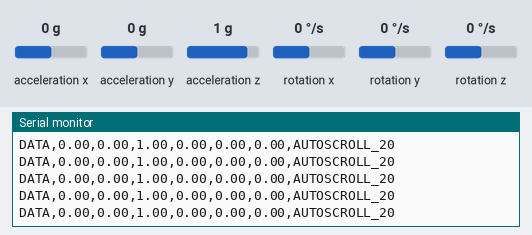
This sketch was run on a simulated Arduino Nano, built for the host (arithmetic inside an expression is 32-bit, double 64-bit). Parts: the last lines printed to the serial monitor. The inputs (shaded band) are chosen by the test bench; at power-on: rotation x 0 °/s, rotation y 0 °/s, rotation z 0 °/s, acceleration x 0 g, acceleration y 0 g, acceleration z 1 g.

Above: at 1.2 s.
1.3 s: rotation x set to -2 °/s
At 1.35 s:
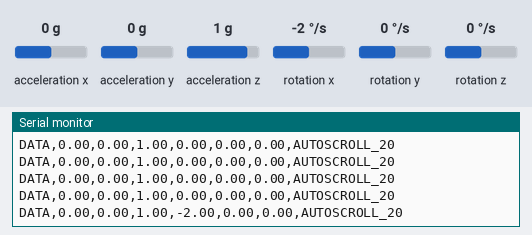
2.8 s: rotation y set to -192 °/s
At 2.88 s:
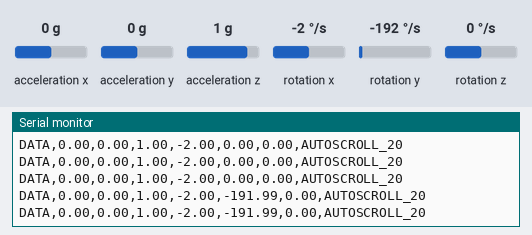
5.8 s: rotation z set to -2 °/s
At 5.81 s:
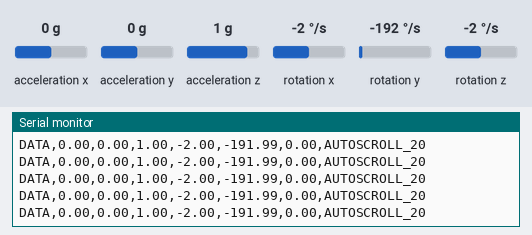
11.8 s: rotation y set to -2 °/s
At 11.82 s:
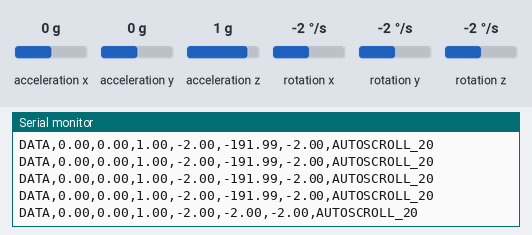
14.8 s: rotation y set to 1 °/s
At 14.8 s:
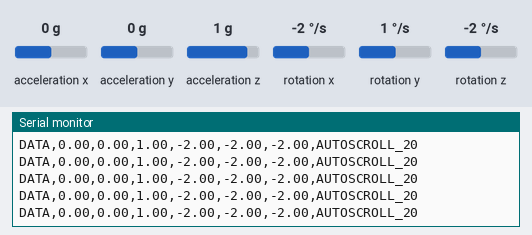
Timing chart, 0 to 17.8 s (numbered marks = the images above; inputs shaded):
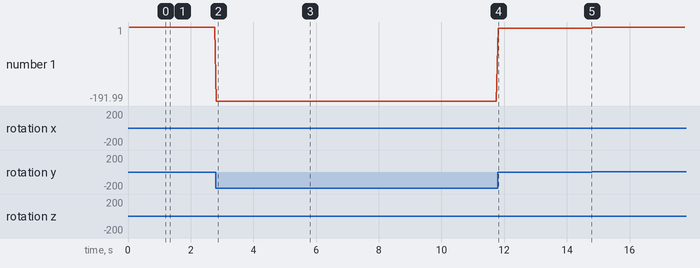

Measured:
- after the input at 1.3 s, the serial monitor: prints a new line at once (image 1)
- after the input at 2.8 s, the serial monitor: prints a new line at once (image 2)
- after the input at 11.8 s, the serial monitor: prints a new line at once (image 4)
- plotted number 1: 0 → -191.99 after the input at 2.8 s

The sketch:

Version_2_gyroscope_accelerometer_calibration.ino
```cpp
#include <CurieIMU.h>
#include <MadgwickAHRS.h>

Madgwick filter;
unsigned long microsPerReading, microsPrevious;
float accelScale, gyroScale;

float rollstart, pitchstart, headingstart;

void setup() {
  Serial.begin(9600);

  // start the IMU and filter
  CurieIMU.begin();
  CurieIMU.setGyroRate(25); //set sampling rate 25Hz
  CurieIMU.setAccelerometerRate(25); //set sampling rate 25Hz
  filter.begin(25); //converts raw data into 4-dimensional numbers

  // Set the accelerometer range to 2G
  CurieIMU.setAccelerometerRange(2); //acceleration is +/- 2G i.e. 1g = 9.8m/s2
  // Set the gyroscope range to 250 degrees/second
  CurieIMU.setGyroRange(250); //angular range is +/- 250 degrees per second

  // initialize variables to pace updates to correct rate
  microsPerReading = 1000000 / 25; //micro seconds needed per reading (period)
  microsPrevious = micros(); //micros() returns number of microseconds since Arduino start running current program. goes back to 0 (overflow) in arond 70 mins

  Serial.println("CLEARSHEET"); // clears starting at row 1

  Serial.println("LABEL,aix,aiy,aiz,gix,giy,giz");

}

void loop() {
  int aix, aiy, aiz;
  int gix, giy, giz;
  float ax, ay, az;
  float gx, gy, gz;
  float roll, pitch, heading;
  unsigned long microsNow;


  int aixstart, aiystart, aizstart;
  int gixstart, giystart, gizstart;
  float axstart, aystart, azstart;
  float gxstart, gystart, gzstart;


  // check if it's time to read data and update the filter
  microsNow = micros();

  /*if(microsNow < 5000000)
  {if(microsNow - microsPrevious >= microsPerReading)
    {
     microsPrevious = microsPrevious + microsPerReading;
    }
  }*/

  if(microsNow > 0 /*5000000 && microsNow < 8000000*/)
  {
      if(microsNow - microsPrevious >= microsPerReading) {

        // read raw data from CurieIMU
    CurieIMU.readMotionSensor(aixstart, aiystart, aizstart, gixstart, giystart, gizstart);

    // convert from raw data to gravity and degrees/second units
    axstart = convertRawAcceleration(aixstart);
    aystart = convertRawAcceleration(aiystart);
    azstart = convertRawAcceleration(aizstart);
    gxstart = convertRawGyro(gixstart);
    gystart = convertRawGyro(giystart);
    gzstart = convertRawGyro(gizstart);

    /*Serial.print("Raw Data: ");
    Serial.print(axstart);
    Serial.print(aystart);
    Serial.print(azstart);
    Serial.print(gxstart);
    Serial.print(gystart);
    Serial.print(gzstart);
    Serial.print("\n"); */

    Serial.println( (String) "DATA," + axstart + "," + aystart + "," + azstart + "," + gxstart + "," + gystart + "," + gzstart + ",AUTOSCROLL_20");

    // update the filter, which computes orientation. to convert raw data into a dimensional position value
    filter.updateIMU(gxstart, gystart, gzstart, axstart, aystart, azstart);

    // print the heading, pitch and roll. get roll, pitch and yaw i.e. posistion in 3D
    rollstart = filter.getRoll();
    pitchstart = filter.getPitch();
    headingstart = filter.getYaw();


    microsPrevious = microsPrevious + microsPerReading;

      }

  }
  /*if(microsNow > 5000000 && microsNow > 8000000)
    if(microsNow - microsPrevious >= microsPerReading) {

    // read raw data from CurieIMU
    CurieIMU.readMotionSensor(aix, aiy, aiz, gix, giy, giz);

    // convert from raw data to gravity and degrees/second units
    ax = convertRawAcceleration(aix);
    ay = convertRawAcceleration(aiy);
    az = convertRawAcceleration(aiz);
    gx = convertRawGyro(gix);
    gy = convertRawGyro(giy);
    gz = convertRawGyro(giz);

    Serial.print("Raw Data: ");
    Serial.print(ax);
    Serial.print(ay);
    Serial.print(az);
    Serial.print(gx);
    Serial.print(gy);
    Serial.print(gz);


    // update the filter, which computes orientation. to convert raw data into a dimensional position value
    filter.updateIMU(gx, gy, gz, ax, ay, az);

    // print the heading, pitch and roll. get roll, pitch and yaw i.e. posistion in 3D
    roll = filter.getRoll();
    pitch = filter.getPitch();
    heading = filter.getYaw();

    //roll = roll - rollstart;
    //pitch = pitch - pitchstart;
    //heading = heading - headingstart;

    Serial.print("Orientation: ");
    Serial.print(heading);
    Serial.print(" ");
    Serial.print(pitch);
    Serial.print(" ");
    Serial.println(roll);
    Serial.println("\n");

    // increment previous time, so we keep proper pace
    microsPrevious = microsPrevious + microsPerReading;
  } */
}

float convertRawAcceleration(int aRaw) {   //convert raw acceleration into m/s2
  // since we are using 2G range
  // -2g maps to a raw value of -32768
  // +2g maps to a raw value of 32767

  float a = (aRaw * 2.0) / 32768.0;
  return a;
}

float convertRawGyro(int gRaw) {     //convert raw angular acceleration into degrees/s
  // since we are using 250 degrees/seconds range
  // -250 maps to a raw value of -32768
  // +250 maps to a raw value of 32767

  float g = (gRaw * 250.0) / 32768.0;
  return g;
}


//things to settle
//1. where is 0 pos.ition?
//2. bluetooth + battery
//3. cover
//4. raw data to meaningful stuff. foot step length, angle up and down, left and right?
```
